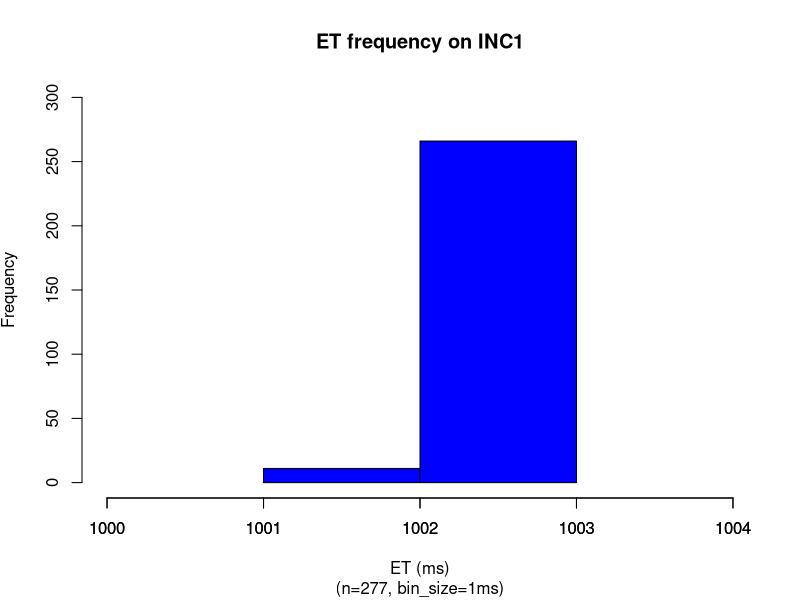
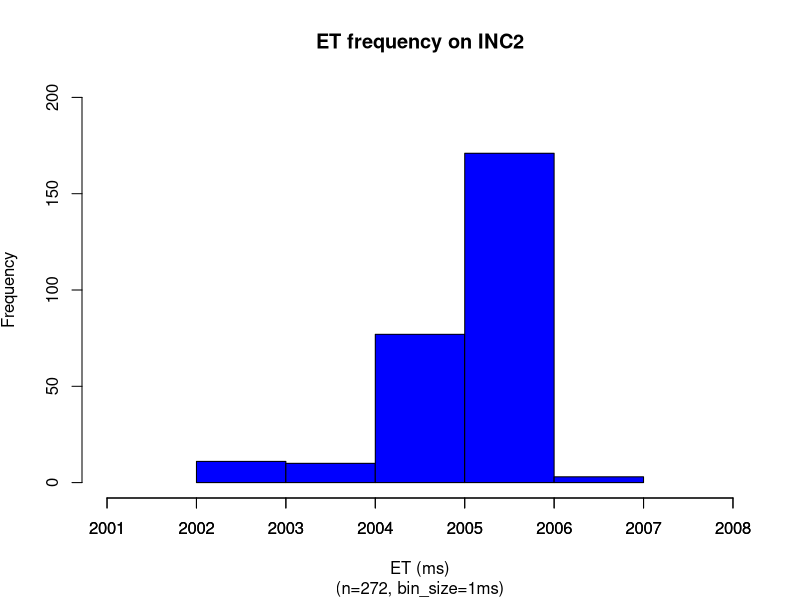
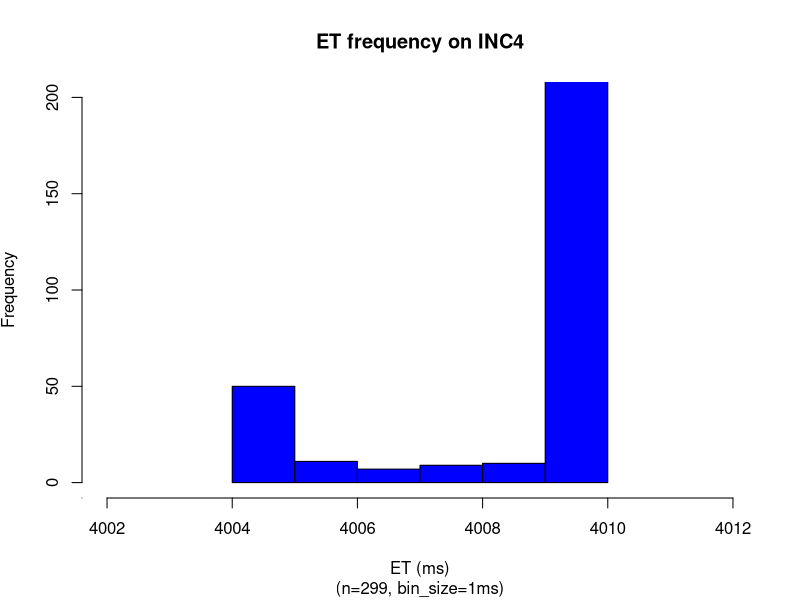
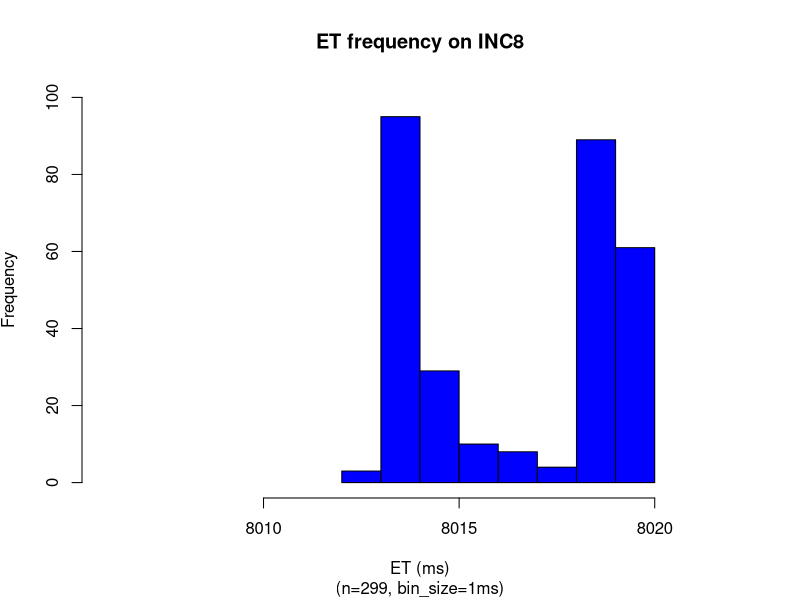
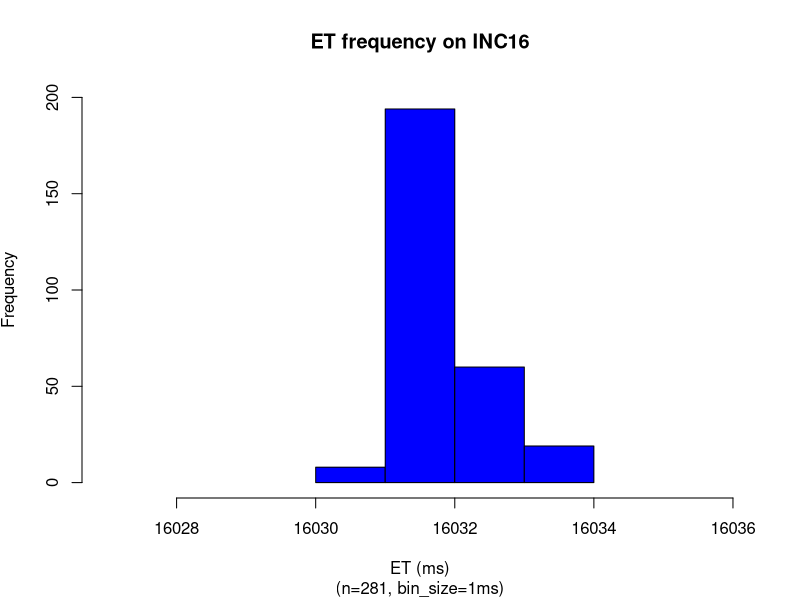
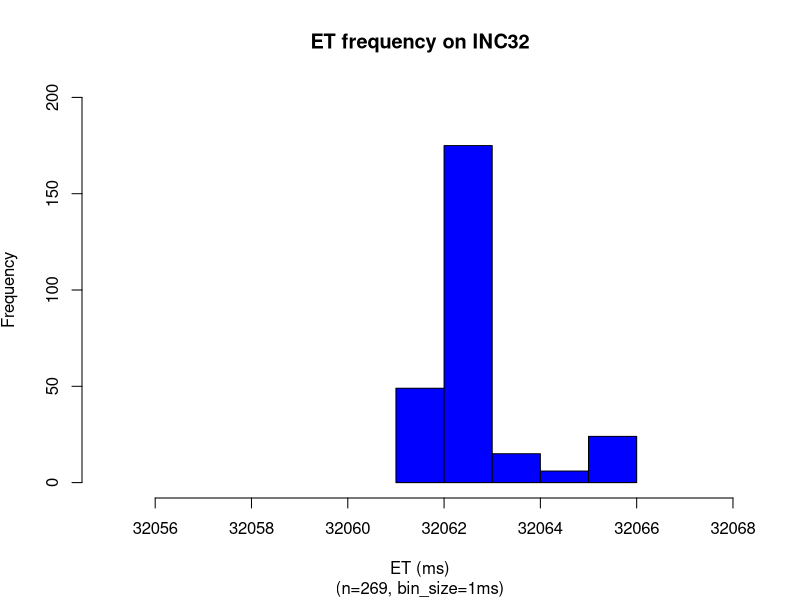
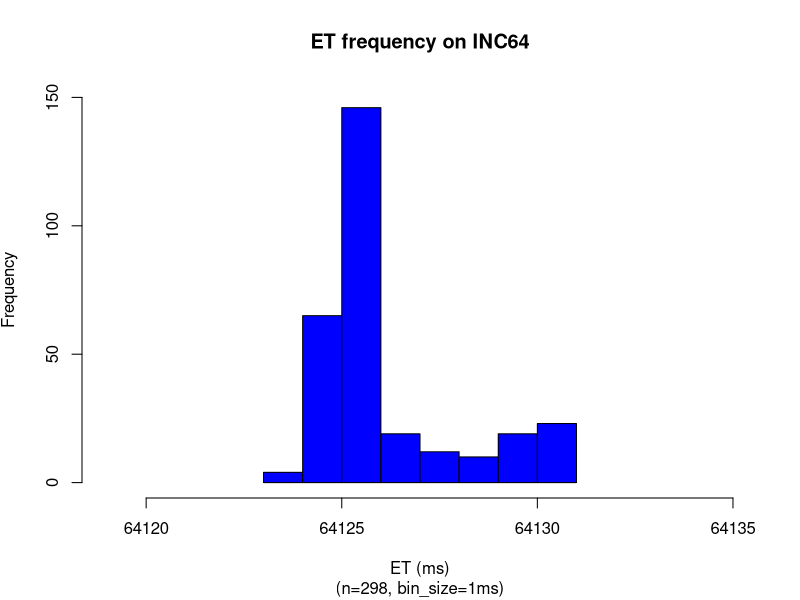
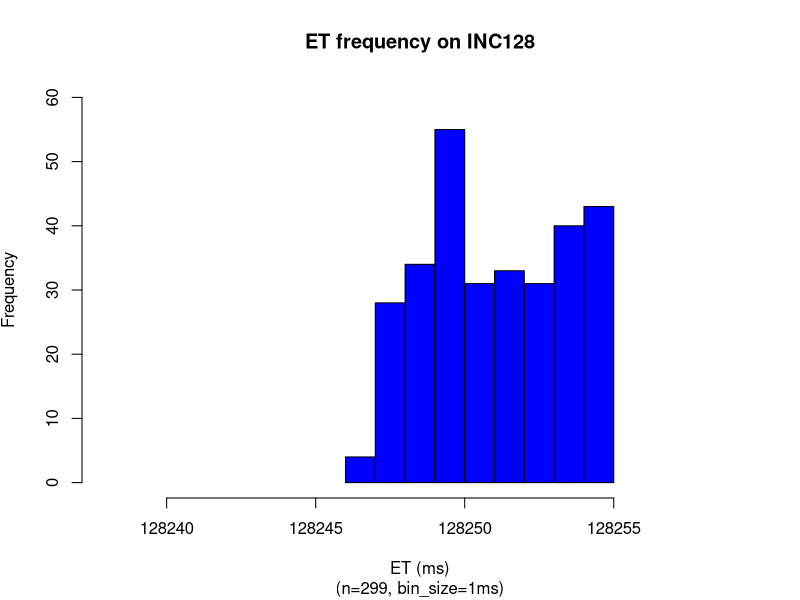

Generate these figures, in order, with R:
### sodb12
numSamples <- 300
x = read.csv(file="1_sec.dat",head=TRUE,sep="\t")
x <- subset(x, x$ITERNUM <= numSamples)
setEPS()
postscript("1_sec_et_hist_v5.eps")
binsize=1
x_up = mean(x$METIME) + 2*sd(x$METIME)
x_dn = mean(x$METIME) - 2*sd(x$METIME)
x = subset(x, x$METIME >= x_dn & x$METIME <= x_up)
nbins <- ceiling((max(x$METIME)-min(x$METIME)) / binsize)
h = hist(x$METIME, right=F, breaks=nbins,plot=F)
ymax <- max(h$counts)
ymax <- ceiling(ymax/100)*100
xmin <-min(x$METIME)
xmax <-max(x$METIME)
plot(h, axes = TRUE,freq=TRUE,ylim=c(0,ymax), xlim=c(xmin-1,xmax+1),col="blue", main='ET frequency on INC1', 
sub=paste("(n=",nrow(x),", bin_size=",binsize,"ms)",sep=""), 
xlab='ET (ms)', ylab=expression('Frequency'))
xaxtl <- seq(xmin-1,xmax+1,by=1)
axis(side=1, at=xaxtl, labels=xaxtl)
dev.off()

x = read.csv(file="2_sec.dat",head=TRUE,sep="\t")
x <- subset(x, x$ITERNUM <= numSamples)
setEPS()
postscript("2_sec_et_hist_v5.eps")
binsize=1
x_up = mean(x$METIME) + 2*sd(x$METIME)
x_dn = mean(x$METIME) - 2*sd(x$METIME)
x = subset(x, x$METIME >= x_dn & x$METIME <= x_up)
nbins <- ceiling((max(x$METIME)-min(x$METIME)) / binsize)
h = hist(x$METIME, right=F, breaks=nbins,plot=F)
ymax <- max(h$counts)
ymax <- ceiling(ymax/100)*100
xmin <-min(x$METIME)
xmax <-max(x$METIME)
plot(h, axes = TRUE,freq=TRUE,ylim=c(0,ymax), xlim=c(xmin-1,xmax+1),col="blue", main='ET frequency on INC2', 
sub=paste("(n=",nrow(x),", bin_size=",binsize,"ms)",sep=""), 
xlab='ET (ms)', ylab=expression('Frequency'))
xaxtl <- seq(xmin-1,xmax+1,by=1)
axis(side=1, at=xaxtl, labels=xaxtl)
dev.off()

x = read.csv(file="4_sec.dat",head=TRUE,sep="\t")
x <- subset(x, x$ITERNUM <= numSamples)
setEPS()
postscript("4_sec_et_hist_v5.eps")
binsize=1
x_up = mean(x$METIME) + 2*sd(x$METIME)
x_dn = mean(x$METIME) - 2*sd(x$METIME)
x = subset(x, x$METIME >= x_dn & x$METIME <= x_up)
nbins <- ceiling((max(x$METIME)-min(x$METIME)) / binsize)
h = hist(x$METIME, right=F, breaks=nbins,plot=F)
ymax <- max(h$counts)
ymax <- ceiling(ymax/100)*100
ymax <- 200
xmin <-min(x$METIME)
xmax <-max(x$METIME)
plot(h, freq=TRUE,ylim=c(0,ymax), xlim=c(xmin-2,xmax+2),col="blue", main='ET frequency on INC4', 
sub=paste("(n=",nrow(x),", bin_size=",binsize,"ms)",sep=""), 
xlab='ET (ms)', ylab=expression('Frequency'))
axis(side=1, at=xaxtl, labels=xaxtl)
dev.off()

x = read.csv(file="8_sec.dat",head=TRUE,sep="\t")
x <- subset(x, x$ITERNUM <= numSamples)
setEPS()
postscript("8_sec_et_hist_v5.eps")
binsize=1
x <- subset(x, x$ITERNUM != 27)
x_up = mean(x$METIME) + 2*sd(x$METIME)
x_dn = mean(x$METIME) - 2*sd(x$METIME)
x = subset(x, x$METIME >= x_dn & x$METIME <= x_up)
nbins <- ceiling((max(x$METIME)-min(x$METIME)) / binsize)
h = hist(x$METIME, right=F, breaks=nbins,plot=F)
xmin <-min(x$METIME)
xmax <-max(x$METIME)
ymax <- max(h$counts)
ymax <- ceiling(ymax/100)*100
ymax <- 100
plot(h, freq=TRUE,ylim=c(0,ymax), xlim=c(xmin-binsize-5,xmax+binsize+1),col="blue", main='ET frequency on INC8', 
sub=paste("(n=",nrow(x),", bin_size=",binsize,"ms)",sep=""), 
xlab='ET (ms)', ylab=expression('Frequency'))
dev.off()

x = read.csv(file="16_sec.dat",head=TRUE,sep="\t")
x <- subset(x, x$ITERNUM <= numSamples)
setEPS()
postscript("16_sec_et_hist_v5.eps")
#x <- subset(x, x$ITERNUM != 686 & x$ITERNUM != 700)
x_up = mean(x$METIME) + 2*sd(x$METIME)
x_dn = mean(x$METIME) - 2*sd(x$METIME)
x = subset(x, x$METIME >= x_dn & x$METIME <= x_up)
nbins <- ceiling((max(x$METIME)-min(x$METIME)) / binsize)
h = hist(x$METIME, right=F, breaks=nbins,plot=F)
xmin <-min(x$METIME)
xmax <-max(x$METIME)
ymax <- max(h$counts)
ymax <- ceiling(ymax/100)*100
ymax <- 200
plot(h, freq=TRUE,ylim=c(0,ymax), xlim=c(xmin-3,xmax+2),col="blue", main='ET frequency on INC16', 
sub=paste("(n=",nrow(x),", bin_size=",binsize,"ms)",sep=""), 
xlab='ET (ms)', ylab=expression('Frequency'))
dev.off()


x = read.csv(file="32_sec.dat",head=TRUE,sep="\t")
x <- subset(x, x$ITERNUM <= numSamples)
setEPS()
postscript("32_sec_et_hist_v5.eps")
#x <- subset(x, x$ITERNUM != 284 & x$ITERNUM != 291 & x$ITERNUM != 727 & x$ITERNUM != 732 & x$ITERNUM != 734)
x_up = mean(x$METIME) + 2*sd(x$METIME)
x_dn = mean(x$METIME) - 2*sd(x$METIME)
binsize=1
x = subset(x, x$METIME >= x_dn & x$METIME <= x_up)
nbins <- ceiling((max(x$METIME)-min(x$METIME)) / binsize)
h = hist(x$METIME, right=F, breaks=nbins,plot=F)
xmin <-min(x$METIME)
xmax <-max(x$METIME)
ymax <- max(h$counts)
ymax <- ceiling(ymax/100)*100
ymax <- 200
plot(h, freq=TRUE,ylim=c(0,ymax), xlim=c(xmin-6,xmax+2),col="blue", main='ET frequency on INC32', 
sub=paste("(n=",nrow(x),", bin_size=",binsize,"ms)",sep=""), 
xlab='ET (ms)', ylab=expression('Frequency'))
#xaxtl <- seq(xmin-1,xmax+1,by=1)
#axis(side=1, at=xaxtl, labels=xaxtl)
dev.off()

x = read.csv(file="64_sec.dat",head=TRUE,sep="\t")
x <- subset(x, x$ITERNUM <= numSamples)
setEPS()
postscript("64_sec_et_hist_v5.eps")
#x <- subset(x, x$ITERNUM != 85 & x$ITERNUM != 89 & x$ITERNUM != 308 & x$ITERNUM != 312 & x$ITERNUM != 437 & x$ITERNUM != 437 & x$ITERNUM != 531 & x$ITERNUM != 535 & x$ITERNUM != 754 & x$ITERNUM != 758 & x$ITERNUM != 977 & x$ITERNUM != 981)
x_up = mean(x$METIME) + 2*sd(x$METIME)
x_dn = mean(x$METIME) - 2*sd(x$METIME)
binsize=1
x = subset(x, x$METIME >= x_dn & x$METIME <= x_up)
nbins <- ceiling((max(x$METIME)-min(x$METIME)) / binsize)
h = hist(x$METIME, right=F, breaks=nbins,plot=F)
xmin <-min(x$METIME)
xmax <-max(x$METIME)
ymax <- max(h$counts)
ymax <- ceiling(ymax/100)*100
ymax <- 150
plot(h, freq=TRUE,ylim=c(0,ymax), xlim=c(xmin-4,xmax+4),col="blue", main='ET frequency on INC64', 
sub=paste("(n=",nrow(x),", bin_size=",binsize,"ms)",sep=""), 
xlab='ET (ms)', ylab=expression('Frequency'))
dev.off()

x = read.csv(file="128_sec.dat",head=TRUE,sep="\t")
x <- subset(x, x$ITERNUM <= numSamples)
setEPS()
postscript("128_sec_et_hist_v5.eps")
#x <- subset(x, x$ITERNUM != 90 & x$ITERNUM != 202)
x_up = mean(x$METIME) + 2*sd(x$METIME)
x_dn = mean(x$METIME) - 2*sd(x$METIME)
binsize=1
x = subset(x, x$METIME >= x_dn & x$METIME <= x_up)
nbins <- ceiling((max(x$METIME)-min(x$METIME)) / binsize)
h = hist(x$METIME, right=F, breaks=nbins,plot=F)
xmin <-min(x$METIME)
xmax <-max(x$METIME)
ymax <- max(h$counts)
ymax <- ceiling(ymax/100)*100
ymax <- 60
plot(h, freq=TRUE,ylim=c(0,ymax), xlim=c(xmin-8,xmax+4),col="blue", main='ET frequency on INC128', 
sub=paste("(n=",nrow(x),", bin_size=",binsize,"ms)",sep=""), 
xlab='ET (ms)', ylab=expression('Frequency'))
dev.off()
